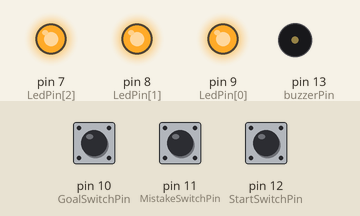
Bench run of a sketch on a simulated Arduino Uno, built with avr-gcc and run on an emulated ATmega328P. On the bench: output pins drawn as LEDs (lit = HIGH), buzzer (waves = sounding). The test bench sets the inputs (shaded band); at power-on: pin 12 (StartSwitchPin) LOW, pin 11 (MistakeSwitchPin) LOW, pin 10 (GoalSwitchPin) LOW.

Above: at 1.2 s.
1.3 s: pin 12 (StartSwitchPin) pulled HIGH for 0.15 s
At 1.9 s:
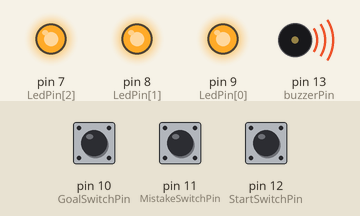
4.4 s: pin 11 (MistakeSwitchPin) pulled HIGH for 1 s
At 6.8 s:
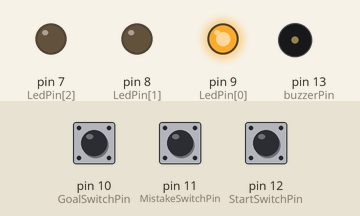
7.4 s: pin 11 (MistakeSwitchPin) pulled HIGH for 0.15 s
At 10.3 s:
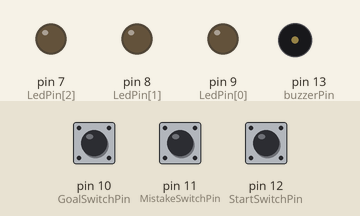
10.4 s: pin 12 (StartSwitchPin) pulled HIGH for 1 s
At 11.8 s:
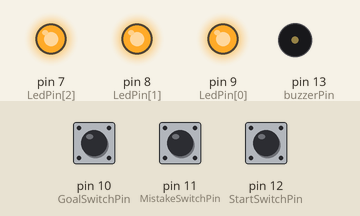
13.0 s: pin 12 (StartSwitchPin) pulled HIGH for 3.2 s
At 20.0 s:
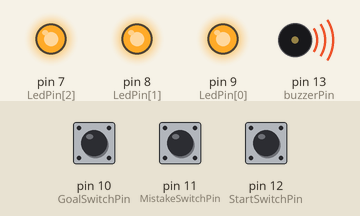
Timing chart, 0 to 20.2 s (numbered marks = the images above; inputs shaded):
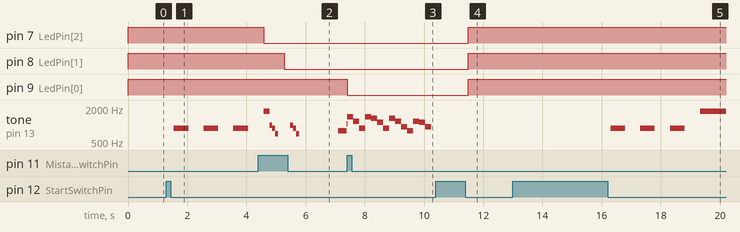

The sketch:

IraIra_DoraQue.ino
```cpp
int buzzerPin = 13;     // ブザーを接続したピン番号

const int StartSwitchPin = 12; //スタート兼終了ピン
const int MistakeSwitchPin = 11; //コースにつながったピン
const int GoalSwitchPin = 10; //ゴールにつながったピン

const int LEDNum = 3;
const int LedPin[LEDNum] = {9, 8, 7};
int HitPoint = LEDNum;

const int VibrationPin = 6;

unsigned long EndTime = 60000; //開始から終了秒数*1000
unsigned long StartTime = 0; //setupからスタートした秒数*1000

boolean FirstFlg;
boolean StartFlg;
boolean GoalFlg;
boolean MistakeFlg;


const int ET[12][10]  = {
  {16, 33,  65, 131, 262, 523, 1047, 2093, 4186,  8372}, // 0 ド
  {18, 37,  73, 147, 294, 587, 1175, 2349, 4699,  9397}, // 1 レ
  {21, 41,  82, 165, 330, 659, 1319, 2637, 5274, 10548}, // 2 ミ
  {22, 44,  87, 175, 349, 698, 1397, 2794, 5578, 11175}, // 3 ファ
  {25, 49,  98, 195, 392, 784, 1568, 3136, 6271, 12543}, // 4 ソ
  {27, 55, 110, 220, 440, 880, 1760, 3520, 7040, 14080}, // 5 ラ
  {31, 62, 123, 247, 494, 988, 1976, 3951, 7902, 15804}, // 6 シ
  {17, 35,  69, 139, 277, 554, 1109, 2217, 4435,  8869}, // 7 ド＃
  {19, 39,  78, 156, 311, 622, 1245, 2489, 4978,  9956}, // 8 レ＃
  {23, 46,  93, 185, 370, 740, 1480, 2960, 5919, 11839}, // 9 ファ＃
  {26, 52, 104, 208, 415, 831, 1661, 3322, 6644, 13289}, //10 ソ＃
  {29, 58, 117, 233, 466, 932, 1865, 3729, 7458, 14917}  //11 ラ＃
};

void setup() {
  randomSeed(analogRead(7));
  Serial.begin(9600);
  pinMode(StartSwitchPin, INPUT);
  pinMode(MistakeSwitchPin, INPUT);
  pinMode(GoalSwitchPin, INPUT);
  StartFlg = false;
  GoalFlg = false;
  MistakeFlg = false;
  for (int i = 0; i < LEDNum; i++) {
    pinMode(LedPin[i], OUTPUT);
    digitalWrite(LedPin[i], HIGH);
  }
}

void loop() {
  if (digitalRead(StartSwitchPin) == HIGH) {
    while (digitalRead(StartSwitchPin) == HIGH);
    StartSwitchPinChattering();//チャタリング防止*/
    StartTime = millis();// 初期化
    FirstFlg = true;
    Start();
    while (StartFlg == true) {
      if (MistakeFlg == true) {   //アルミに棒が当たったら
        Death();
        BreakTime(2000);
        Famima();
        MistakeFlg = false;
        GoalFlg  = false;
        StartFlg = false;
      }
      else if (GoalFlg == true) { //ゴールしたら
        rappa();
        GoalFlg = false;
        MistakeFlg = false;
        StartFlg = false;
      }
      else {
        Jokyoku();
      }
    }
    while (digitalRead(StartSwitchPin) == HIGH);
    StartSwitchPinChattering();//チャタリング防止
    for (int i = 0; i < 3; i++) {
      digitalWrite(LedPin[i], HIGH);
    }
    HitPoint = LEDNum;
  }
}

void StartSwitchPinChattering() {
  int  i = 0;
  while (1) {
    if (digitalRead(StartSwitchPin) == LOW) {
      delay(1);
      i++;
      if (i == 100) break;
    }
    else i = 0;
  }
}

void FlgControl() {
  if ((FirstFlg == true || StartFlg == true ) && digitalRead(StartSwitchPin) == HIGH) { //スタートしてるときの強制終了
    StartFlg = false;
    MistakeFlg = false;
    GoalFlg = false;
    FirstFlg = false;
  }
  else if (GoalFlg == false && digitalRead(GoalSwitchPin) == HIGH) { //ゴール
    GoalFlg = true;
  }
  else if (StartFlg == true && MistakeFlg == false && GoalFlg == false &&  HitPoint > 0 && digitalRead(MistakeSwitchPin) == HIGH) {
    HitPoint--;
    digitalWrite(LedPin[HitPoint], LOW);
    if (HitPoint > 0) Miss();
  }
  if (HitPoint == 0 || (MistakeFlg == false && (millis() - StartTime > EndTime))) {
    MistakeFlg = true;
  }
}

void Start() { // NHK時報
  const int StartNum = 7; const int QN = 500; const int oct = 6;
  int StartDeta[StartNum][2] = {
    {ET[5][oct - 1], QN}, {0, QN},
    {ET[5][oct - 1], QN}, {0, QN},
    {ET[5][oct - 1], QN}, {0, QN},
    {ET[5][oct], QN * 2}
  };
  for (int i = 0; i < StartNum; i++) { // メロディーを流す
    if (i == 6) {
      StartTime = millis();
      FirstFlg = false; StartFlg = true;
      tone(buzzerPin, StartDeta[i][0], StartDeta[i][1]);
      TryingBreakTime(StartDeta[i][1]);
    }
    else if (i == 0 || i == 1 || i == 2) {
      tone(buzzerPin, StartDeta[i][0], StartDeta[i][1]);
      delay(StartDeta[i][1]);
    }
    else {
      tone(buzzerPin, StartDeta[i][0], StartDeta[i][1]);
      BreakTime(StartDeta[i][1]);
      if (FirstFlg == false) break;
    }
  }
}

void Jokyoku() { //ドラクエ序曲
  const int JokyokuNum = 69; const int QN = 450; const int oct = 6;
  int JokyokuDeta[JokyokuNum][2] = {
    {ET[4][oct - 1], QN * 2 / 3}, {ET[4][oct - 1], QN / 4}, {ET[0][oct], QN}, {ET[1][oct], QN}, {ET[2][oct], QN}, {ET[3][oct], QN}, {ET[4][oct], QN},
    {ET[0][oct + 1], QN * 2},
    {ET[6][oct], QN * 2 / 3}, {ET[5][oct], QN / 4}, {ET[5][oct], QN * 3 / 2}, {ET[4][oct], QN / 2}, {0, QN / 2},
    {ET[9][oct], QN / 2}, {ET[9][oct], QN / 2}, {ET[5][oct], QN / 2}, {ET[4][oct], QN}, {ET[2][oct], QN * 3 / 2}, {0, QN / 2},
    {ET[2][oct - 1], QN * 2 / 3}, {ET[2][oct - 1], QN / 4}, {ET[2][oct - 1], QN}, {ET[2][oct - 1], QN},
    {ET[9][oct - 1], QN}, {ET[10][oct - 1], QN}, {ET[5][oct - 1], QN * 2}, {0, QN / 2},
    {ET[5][oct - 1], QN / 2}, {ET[6][oct - 1], QN / 2}, {ET[0][oct], QN / 2}, {ET[1][oct], QN * 2}, {0, QN / 2},
    {ET[5][oct - 1], QN / 2}, {ET[5][oct - 1], QN / 2}, {ET[0][oct], QN / 2}, {ET[0][oct], QN},

    {ET[6][oct - 1], QN}, {ET[5][oct - 1], QN}, {ET[4][oct - 1], QN},
    {ET[2][oct], QN * 2}, {0, QN / 4},

    {ET[3][oct], QN / 2}, {ET[2][oct], QN / 2}, {ET[1][oct], QN / 2}, {ET[0][oct], QN * 2}, {ET[5][oct - 1], QN},
    {ET[0][oct], QN},

    {ET[1][oct], QN * 2}, {0, QN / 2},
    {ET[2][oct], QN / 2}, {ET[1][oct], QN / 2}, {ET[0][oct], QN / 2}, {ET[0][oct], QN * 2},
    {ET[6][oct - 1], QN}, {0, QN / 8}, {ET[4][oct - 1], QN}, {ET[4][oct], QN * 2}, {0, QN / 4},
    {ET[2][oct], QN / 2}, {ET[3][oct], QN / 2}, {ET[4][oct], QN / 2}, {ET[5][oct], QN * 2}, {0, QN / 2},
    {ET[5][oct - 1], QN / 2}, {ET[6][oct - 1], QN / 2}, {ET[0][oct], QN / 2}, {ET[3][oct], QN * 2},
    {ET[2][oct], QN * 2}, {ET[0][oct], QN * 2}
  };
  while (StartFlg == true && MistakeFlg == false && GoalFlg == false) {
    TryingBreakTime(100);
    for (int i = 0; i < JokyokuNum; i++) { // メロディーを流す
      tone(buzzerPin, JokyokuDeta[i][0], JokyokuDeta[i][1]);
      if (HitPoint == 1 || millis() - StartTime > EndTime - 10000) {
        TryingBreakTime(JokyokuDeta[i][1] / 1.5);
      } else {
        TryingBreakTime(JokyokuDeta[i][1]);
      }
      if (StartFlg == false || MistakeFlg == true || GoalFlg == true) break;
    }
    if (StartFlg == false || MistakeFlg == true || GoalFlg == true) break;
  }
}

void Miss() { //ドラクエのミス
  delay(200);
  const int MissNum = 3; const int QN = 200; const int oct = 5;
  int MissDeta[MissNum][2] {
    {ET[6][oct], QN / 2}, {ET[5][oct], QN / 2}, {ET[3][oct], QN / 2}
  };
  if (StartFlg == true) {
    digitalWrite(VibrationPin,HIGH);
    for (int i = 0; i < MissNum; i++) { // メロディーを流す
      tone(buzzerPin, MissDeta[i][0], MissDeta[i][1]);
      delay(MissDeta[i][1]);
    }
  }
  digitalWrite(VibrationPin,LOW);
  delay(200);
}

void Death() {
  if (StartFlg == true) { //ドラクエの死亡
    const int DeathNum = 18; const int QN = 400; const int oct = 6;
    int DeathDeta[DeathNum][2] = {
      {ET[3][oct], QN / 2},
      {ET[1][oct], QN / 2},
      {ET[5][oct - 1], QN / 2},
      {ET[3][oct], QN / 2},
      {ET[2][oct], QN / 2},
      {ET[7][oct], QN / 2},
      {ET[5][oct - 1], QN / 2},
      {ET[2][oct], QN / 2},
      {ET[1][oct], QN / 2}, {ET[11][oct - 1], QN / 2},
      {ET[4][oct - 1], QN / 2}, {ET[1][oct], QN / 2}, {ET[7][oct], QN / 2}, {ET[11][oct - 1], QN / 2}, {0, QN / 2},
      {ET[5][oct - 1], QN / 2}, {ET[4][oct - 1], QN / 2}, {ET[5][oct - 1], QN * 2},
    };
    if (StartFlg == true) {
      digitalWrite(VibrationPin,HIGH);
      for (int i = 0; i < DeathNum; i++) { // メロディーを流す
        tone(buzzerPin, DeathDeta[i][0], DeathDeta[i][1]);
        BreakTime(DeathDeta[i][1]);
        if (StartFlg == false) break;
        if(i == DeathNum/2)digitalWrite(VibrationPin,LOW);
      }
    }
  } noTone(buzzerPin);
}

void LevelUp() { //ドラクエのレベルアップ
  const int LevelUpNum = 10; const int QN = 225; const int oct = 6;
  int LevelUpDeta[LevelUpNum][2] = {
    {ET[3][oct], QN / 2}, {ET[1][oct], QN / 2}, {ET[3][oct], QN / 2},
    {ET[3][oct], QN * 2 / 3}, {0, QN / 2},
    {ET[8][oct], QN}, {ET[4][oct], QN}, {ET[3][oct], QN * 2}
  };
  if (StartFlg == true) {
    for (int i = 0; i < LevelUpNum; i++) {
      tone(buzzerPin, LevelUpDeta[i][0], LevelUpDeta[i][1]);
      BreakTime(LevelUpDeta[i][1]);
      if (StartFlg == false) break;
    }
  }
  noTone(buzzerPin);
}

void rappa() {
  const int rappaNum = 35; int QN = 200; int oct = 6;
  int rappaData[rappaNum][2] = {
    {ET[0][oct], QN}, {ET[0][oct], QN / 2}, {ET[0][oct], QN / 2}, {ET[0][oct], QN}, {ET[0][oct], QN},
    {ET[2][oct], QN}, {ET[2][oct], QN / 2}, {ET[2][oct], QN / 2}, {ET[2][oct], QN}, {ET[2][oct], QN},
    {ET[0][oct], QN}, {ET[2][oct], QN / 2}, {ET[0][oct], QN}, {ET[2][oct], QN}, {ET[0][oct], QN}, {ET[0][oct], QN}, {ET[0][oct], QN}, {0, QN},
    {ET[0][oct], QN}, {ET[0][oct], QN / 2}, {ET[0][oct], QN / 2}, {ET[0][oct], QN}, {ET[0][oct], QN},
    {ET[2][oct], QN}, {ET[2][oct], QN / 2}, {ET[2][oct], QN / 2}, {ET[2][oct], QN}, {ET[2][oct], QN},
    {ET[0][oct], QN}, {ET[2][oct], QN / 2}, {ET[0][oct], QN}, {ET[2][oct], QN}, {ET[4][oct - 1], QN}
  };
  if (StartFlg == true) {
    for (int i = 0; i < rappaNum; i++) { // メロディーを流す
      tone(buzzerPin, rappaData[i][0], rappaData[i][1]);
      BreakTime(rappaData[i][1]);
      if (StartFlg == false) break;
    }
  } noTone(buzzerPin);
}

void Zen() { // 前前前世オリジナル
  const int ZenNum = 35; const int QN = 300; const int oct = 6;
  int ZenDeta[ZenNum][2] = {
    {ET[7][oct - 1], QN / 4}, {ET[8][oct - 1], QN / 4}, {ET[9][oct - 1], QN / 2}, {ET[6][oct - 1], QN / 2},
    {ET[9][oct - 1], QN / 2}, {ET[7][oct], QN}, {ET[8][oct], QN / 2}, {ET[9][oct], QN} , {ET[6][oct - 1], QN / 2}, {ET[8][oct], QN / 2},
    {ET[6][oct - 1], QN / 2}, {ET[2][oct], QN / 2}, {ET[8][oct], QN / 2}, {ET[6][oct - 1], QN},
    {ET[8][oct], QN / 4}, {ET[2][oct], QN / 4}, {ET[9][oct], QN / 4}, {ET[2][oct], QN / 4},
    {ET[7][oct], QN / 2}, {ET[6][oct - 1], QN / 2}, {ET[7][oct], QN / 2},
    {ET[9][oct - 1], QN / 2}, {ET[9][oct - 1], QN / 2}, {ET[6][oct - 1], QN / 2},
    {ET[9][oct], QN / 4}, {0, QN / 2}, {ET[9][oct], QN / 4}, {0, QN / 2}, {ET[9][oct], QN / 4}, {0, QN / 2}, {ET[9][oct], QN / 4},
    {0, QN / 2}, {ET[9][oct], QN / 4}, {0, QN * 2 / 3},
    {ET[6][oct - 1], QN * 2}
  };
  if (StartFlg == true) {
    for (int i = 0; i < ZenNum; i++) { // メロディーを流す
      tone(buzzerPin, ZenDeta[i][0], ZenDeta[i][1]);
      BreakTime(ZenDeta[i][1]);
      if (StartFlg == false) break;
    }
  }
  noTone(buzzerPin);
}

void Famima() { //ファミマの入店音
  if (StartFlg == true) {
    const int FamimaNum = 13; const int QN = 300; const int oct = 6;
    int FamimaDeta[FamimaNum][2] = {
      {ET[9][oct], QN}, {ET[1][oct], QN}, {ET[5][oct - 1], QN}, {ET[1][oct], QN}, {ET[2][oct], QN},
      {ET[5][oct], QN}, {0, QN}, {ET[5][oct - 1], QN}, {ET[2][oct], QN}, {ET[9][oct], QN}, {ET[2][oct], QN},
      {ET[5][oct - 1], QN}, {ET[1][oct], QN * 1.5}
    };
    if (StartFlg == true) {
      for (int i = 0; i < FamimaNum; i++) {
        tone(buzzerPin, FamimaDeta[i][0], FamimaDeta[i][1]);
        BreakTime(FamimaDeta[i][1]);
        if (StartFlg == false) break;
      }
    }
  }
  noTone(buzzerPin);
}

void TryingBreakTime(int total) {
  if (StartFlg == true && MistakeFlg == false && GoalFlg == false) {
    for (int i = 0; i < total; i++) {
      delay(1);
      FlgControl();
      if (StartFlg == false || MistakeFlg == true || GoalFlg == true) break;
    }
  }
}

void BreakTime(int total) {
  if (StartFlg == true || FirstFlg == true) {
    for (int i = 0; i < total; i++) {
      delay(1);
      FlgControl();
      if (StartFlg == false && FirstFlg == false) break;
    }
  }
}
```

Measured:
- after the input at 1.3 s, tone on pin 13 (buzzerPin): alternates 880 Hz for 0.50 s and silent for 0.50 s, starting after 0.25 s
- after the input at 4.4 s, pin 7 (LedPin[2]): HIGH → LOW after 0.18 s; pin 8 (LedPin[1]): HIGH → LOW after 0.88 s
- after the input at 7.4 s, pin 9 (LedPin[0]): HIGH → LOW at once
- after the input at 10.4 s, pin 7 (LedPin[2]), pin 8 (LedPin[1]), pin 9 (LedPin[0]): LOW → HIGH after 1.1 s; tone on pin 13 (buzzerPin): stays silent (without the input it goes to 880 Hz after 0.05 s)
- after the input at 13.0 s, tone on pin 13 (buzzerPin): silent → 880 Hz after 3.3 s, then repeats every 1.0 s: silent 0.50 s, 880 Hz 0.50 s
